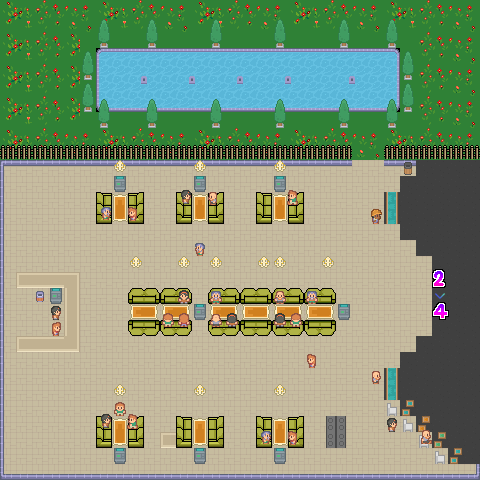

Below is a game level as drawn by its tile map, then a one-line description and the .tmx that defines it (tile-layer data replaced by summaries):
An orthogonal 30x30 tile map with 16x16 px tiles, 6 tile layers (Ground, Objects, LeftChar, FrontChar, ...), 16 tilesets.

<map version="1.10" tiledversion="1.11.0" orientation="orthogonal" renderorder="right-down" width="30" height="30" tilewidth="16" tileheight="16" infinite="0" nextlayerid="8" nextobjectid="1">
 <tileset firstgid="1" name="flowerpot-1" tilewidth="16" tileheight="16" tilecount="2" columns="2">
  <image source="isaiah658&amp;#039;s-Pixel-Pack-#1/isaiah658's-Pixel-Pack/Objects/Flower Pots/flowerpot-1.png" width="32" height="16" />
 </tileset>
 <tileset firstgid="3" name="flowerpot-3" tilewidth="16" tileheight="16" tilecount="1" columns="1">
  <image source="isaiah658&amp;#039;s-Pixel-Pack-#1/isaiah658's-Pixel-Pack/Objects/Flower Pots/flowerpot-3.png" width="16" height="16" />
 </tileset>
 <tileset firstgid="4" name="roguelikeCity_magenta" tilewidth="16" tileheight="16" spacing="1" tilecount="1036" columns="37">
  <image source="Roguelike Modern City pack/Spritesheet/roguelikeCity_magenta.png" width="628" height="475" />
 </tileset>
 <tileset firstgid="1040" name="soda-pop-machine" tilewidth="16" tileheight="16" tilecount="2" columns="1">
  <image source="isaiah658&amp;#039;s-Pixel-Pack-#1/isaiah658's-Pixel-Pack/Objects/Other/soda-pop-machine.png" width="16" height="32" />
 </tileset>
 <tileset firstgid="1042" name="terrain" tilewidth="16" tileheight="16" tilecount="1932" columns="42">
  <image source="terrain/terrain.png" width="672" height="736" />
  <wangsets>
   <wangset name="Terrain" type="corner" tile="-1">
    <wangcolor name="Dark Green Bush" color="#ff0000" tile="-1" probability="1" />
    <wangcolor name="Dirt" color="#00ff00" tile="-1" probability="1" />
    <wangtile tileid="518" wangid="0,1,0,1,0,1,0,1" />
    <wangtile tileid="519" wangid="0,1,0,0,0,0,0,1" />
    <wangtile tileid="520" wangid="0,1,0,0,0,0,0,1" />
    <wangtile tileid="521" wangid="0,1,0,1,0,1,0,1" />
    <wangtile tileid="560" wangid="0,0,0,0,0,1,0,1" />
    <wangtile tileid="563" wangid="0,1,0,1,0,0,0,0" />
    <wangtile tileid="602" wangid="0,0,0,0,0,1,0,1" />
    <wangtile tileid="605" wangid="0,1,0,1,0,0,0,0" />
    <wangtile tileid="644" wangid="0,1,0,1,0,1,0,1" />
    <wangtile tileid="645" wangid="0,0,0,1,0,1,0,0" />
    <wangtile tileid="646" wangid="0,0,0,1,0,1,0,0" />
    <wangtile tileid="647" wangid="0,1,0,1,0,1,0,1" />
    <wangtile tileid="727" wangid="0,0,0,1,0,0,0,0" />
    <wangtile tileid="728" wangid="0,0,0,1,0,1,0,0" />
    <wangtile tileid="729" wangid="0,0,0,1,0,1,0,0" />
    <wangtile tileid="730" wangid="0,0,0,0,0,1,0,0" />
    <wangtile tileid="769" wangid="0,1,0,1,0,0,0,0" />
    <wangtile tileid="770" wangid="0,1,0,1,0,1,0,1" />
    <wangtile tileid="771" wangid="0,1,0,1,0,1,0,1" />
    <wangtile tileid="772" wangid="0,0,0,0,0,1,0,1" />
    <wangtile tileid="811" wangid="0,1,0,1,0,0,0,0" />
    <wangtile tileid="812" wangid="0,1,0,1,0,1,0,1" />
    <wangtile tileid="813" wangid="0,1,0,1,0,1,0,1" />
    <wangtile tileid="814" wangid="0,0,0,0,0,1,0,1" />
    <wangtile tileid="853" wangid="0,1,0,0,0,0,0,0" />
    <wangtile tileid="854" wangid="0,1,0,0,0,0,0,1" />
    <wangtile tileid="855" wangid="0,1,0,0,0,0,0,1" />
    <wangtile tileid="856" wangid="0,0,0,0,0,0,0,1" />
    <wangtile tileid="1040" wangid="0,2,0,2,0,2,0,2" />
    <wangtile tileid="1041" wangid="0,2,0,2,0,2,0,2" />
    <wangtile tileid="1042" wangid="0,2,0,2,0,2,0,2" />
    <wangtile tileid="1043" wangid="0,2,0,2,0,2,0,2" />
    <wangtile tileid="1082" wangid="0,2,0,0,0,2,0,2" />
    <wangtile tileid="1083" wangid="0,2,0,0,0,0,0,2" />
    <wangtile tileid="1084" wangid="0,2,0,0,0,0,0,2" />
    <wangtile tileid="1085" wangid="0,2,0,2,0,0,0,2" />
    <wangtile tileid="1124" wangid="0,0,0,2,0,2,0,2" />
    <wangtile tileid="1125" wangid="0,0,0,2,0,2,0,0" />
    <wangtile tileid="1126" wangid="0,0,0,2,0,2,0,0" />
    <wangtile tileid="1127" wangid="0,2,0,2,0,2,0,0" />
    <wangtile tileid="1166" wangid="0,2,0,2,0,2,0,2" />
    <wangtile tileid="1167" wangid="0,2,0,2,0,2,0,2" />
    <wangtile tileid="1168" wangid="0,2,0,2,0,2,0,2" />
    <wangtile tileid="1169" wangid="0,2,0,2,0,2,0,2" />
    <wangtile tileid="1207" wangid="0,0,0,2,0,0,0,0" />
    <wangtile tileid="1208" wangid="0,0,0,2,0,2,0,0" />
    <wangtile tileid="1209" wangid="0,0,0,2,0,2,0,0" />
    <wangtile tileid="1210" wangid="0,0,0,0,0,2,0,0" />
    <wangtile tileid="1249" wangid="0,2,0,2,0,0,0,0" />
    <wangtile tileid="1250" wangid="0,2,0,2,0,2,0,2" />
    <wangtile tileid="1251" wangid="0,2,0,2,0,2,0,2" />
    <wangtile tileid="1252" wangid="0,0,0,0,0,2,0,2" />
    <wangtile tileid="1291" wangid="0,2,0,2,0,0,0,0" />
    <wangtile tileid="1292" wangid="0,2,0,2,0,2,0,2" />
    <wangtile tileid="1293" wangid="0,2,0,2,0,2,0,2" />
    <wangtile tileid="1294" wangid="0,0,0,0,0,2,0,2" />
    <wangtile tileid="1333" wangid="0,2,0,2,0,0,0,0" />
    <wangtile tileid="1334" wangid="0,2,0,2,0,2,0,2" />
    <wangtile tileid="1335" wangid="0,2,0,2,0,2,0,2" />
    <wangtile tileid="1336" wangid="0,0,0,0,0,2,0,2" />
    <wangtile tileid="1375" wangid="0,2,0,2,0,0,0,0" />
    <wangtile tileid="1376" wangid="0,2,0,2,0,2,0,2" />
    <wangtile tileid="1377" wangid="0,2,0,2,0,2,0,2" />
    <wangtile tileid="1378" wangid="0,0,0,0,0,2,0,2" />
    <wangtile tileid="1417" wangid="0,2,0,0,0,0,0,0" />
    <wangtile tileid="1418" wangid="0,2,0,0,0,0,0,2" />
    <wangtile tileid="1419" wangid="0,2,0,0,0,0,0,2" />
    <wangtile tileid="1420" wangid="0,0,0,0,0,0,0,2" />
   </wangset>
  </wangsets>
 </tileset>
 <tileset firstgid="2974" name="tilemap" tilewidth="16" tileheight="16" spacing="1" tilecount="486" columns="27">
  <image source="kenney_rpg-urban-pack/Tilemap/tilemap.png" width="458" height="305" />
 </tileset>
 <tileset firstgid="3460" name="vending-machine" tilewidth="16" tileheight="16" tilecount="2" columns="1">
  <image source="isaiah658&amp;#039;s-Pixel-Pack-#1/isaiah658's-Pixel-Pack/Objects/Other/vending-machine.png" width="16" height="32" />
 </tileset>
 <tileset firstgid="3462" name="water-fountain" tilewidth="16" tileheight="16" tilecount="12" columns="4">
  <image source="isaiah658&amp;#039;s-Pixel-Pack-#1/isaiah658's-Pixel-Pack/Objects/Other/water-fountain.png" width="64" height="48" />
 </tileset>
 <tileset firstgid="3474" name="wood-fence-bottom-middle" tilewidth="16" tileheight="16" tilecount="1" columns="1">
  <image source="isaiah658&amp;#039;s-Pixel-Pack-#1/isaiah658's-Pixel-Pack/Objects/Fences/Wood Fence/wood-fence-bottom-middle.png" width="16" height="16" />
 </tileset>
 <tileset firstgid="3475" name="roguelikeIndoor_transparent" tilewidth="16" tileheight="16" spacing="1" tilecount="468" columns="26">
  <image source="Roguelike Indoor pack/Spritesheet/roguelikeIndoor_transparent.png" width="457" height="305" />
 </tileset>
 <tileset firstgid="3943" name="sofa-yellow-front" tilewidth="16" tileheight="16" tilecount="2" columns="2">
  <image source="isaiah658&amp;#039;s-Pixel-Pack-#1/isaiah658's-Pixel-Pack/Objects/Buildings/Furniture/sofa-yellow-front.png" width="32" height="16" />
 </tileset>
 <tileset firstgid="3945" name="sofa-yellow-side1" tilewidth="16" tileheight="16" tilecount="2" columns="1">
  <image source="isaiah658&amp;#039;s-Pixel-Pack-#1/isaiah658's-Pixel-Pack/Objects/Buildings/Furniture/sofa-yellow-side1.png" width="16" height="32" />
 </tileset>
 <tileset firstgid="3947" name="sofa-yellow-side2" tilewidth="16" tileheight="16" tilecount="2" columns="1">
  <image source="isaiah658&amp;#039;s-Pixel-Pack-#1/isaiah658's-Pixel-Pack/Objects/Buildings/Furniture/sofa-yellow-side2.png" width="16" height="32" />
 </tileset>
 <tileset firstgid="3949" name="Ardentryst-2c" tilewidth="14" tileheight="19" tilecount="1" columns="1">
  <image source="Ardentryst-Numbers/Ardentryst-Numbers/Ardentryst-2c.png" width="14" height="19" />
 </tileset>
 <tileset firstgid="3950" name="Ardentryst-4c" tilewidth="17" tileheight="18" tilecount="1" columns="1">
  <image source="Ardentryst-Numbers/Ardentryst-Numbers/Ardentryst-4c.png" width="17" height="18" />
 </tileset>
 <tileset firstgid="3951" name="symbol" tilewidth="16" tileheight="16" tilecount="1" columns="1">
  <image source="symbol.png" width="16" height="16" />
 </tileset>
 <layer id="1" name="Ground" width="30" height="30">
  <data>[900 cells, 900 non-empty, 35 distinct tile ids]</data>
 </layer>
 <layer id="2" name="Objects" width="30" height="30">
  <data>[900 cells, 207 non-empty, 38 distinct tile ids]</data>
 </layer>
 <layer id="4" name="LeftChar" width="30" height="30" offsetx="-3.63636" offsety="-3.81818">
  <data>[900 cells, 5 non-empty, 3 distinct tile ids]</data>
 </layer>
 <layer id="6" name="FrontChar" width="30" height="30" offsetx="-0.5" offsety="-9.25">
  <data>[900 cells, 6 non-empty, 4 distinct tile ids]</data>
 </layer>
 <layer id="7" name="BackChar" width="30" height="30">
  <data>[900 cells, 4 non-empty, 3 distinct tile ids]</data>
 </layer>
 <layer id="5" name="RightChar" width="30" height="30" offsetx="2" offsety="-4">
  <data>[900 cells, 5 non-empty, 3 distinct tile ids]</data>
 </layer>
</map>
